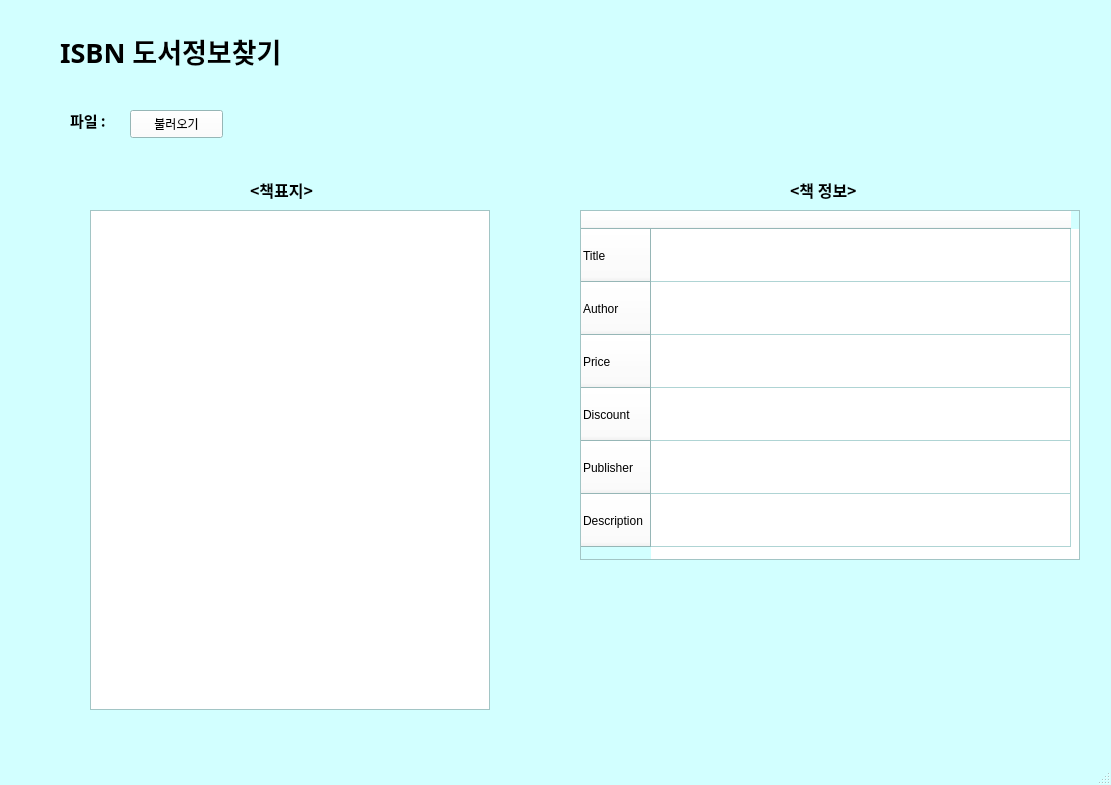
<?xml version="1.0" encoding="UTF-8"?>
<ui version="4.0">
 <class>MainWindow</class>
 <widget class="QMainWindow" name="MainWindow">
  <property name="geometry">
   <rect>
    <x>0</x>
    <y>0</y>
    <width>1111</width>
    <height>785</height>
   </rect>
  </property>
  <property name="palette">
   <palette>
    <active>
     <colorrole role="Button">
      <brush brushstyle="SolidPattern">
       <color alpha="255">
        <red>255</red>
        <green>255</green>
        <blue>255</blue>
       </color>
      </brush>
     </colorrole>
     <colorrole role="Base">
      <brush brushstyle="SolidPattern">
       <color alpha="255">
        <red>255</red>
        <green>255</green>
        <blue>255</blue>
       </color>
      </brush>
     </colorrole>
     <colorrole role="Window">
      <brush brushstyle="SolidPattern">
       <color alpha="255">
        <red>210</red>
        <green>255</green>
        <blue>255</blue>
       </color>
      </brush>
     </colorrole>
    </active>
    <inactive>
     <colorrole role="Button">
      <brush brushstyle="SolidPattern">
       <color alpha="255">
        <red>255</red>
        <green>255</green>
        <blue>255</blue>
       </color>
      </brush>
     </colorrole>
     <colorrole role="Base">
      <brush brushstyle="SolidPattern">
       <color alpha="255">
        <red>255</red>
        <green>255</green>
        <blue>255</blue>
       </color>
      </brush>
     </colorrole>
     <colorrole role="Window">
      <brush brushstyle="SolidPattern">
       <color alpha="255">
        <red>210</red>
        <green>255</green>
        <blue>255</blue>
       </color>
      </brush>
     </colorrole>
    </inactive>
    <disabled>
     <colorrole role="Button">
      <brush brushstyle="SolidPattern">
       <color alpha="255">
        <red>255</red>
        <green>255</green>
        <blue>255</blue>
       </color>
      </brush>
     </colorrole>
     <colorrole role="Base">
      <brush brushstyle="SolidPattern">
       <color alpha="255">
        <red>210</red>
        <green>255</green>
        <blue>255</blue>
       </color>
      </brush>
     </colorrole>
     <colorrole role="Window">
      <brush brushstyle="SolidPattern">
       <color alpha="255">
        <red>210</red>
        <green>255</green>
        <blue>255</blue>
       </color>
      </brush>
     </colorrole>
    </disabled>
   </palette>
  </property>
  <property name="windowTitle">
   <string>ISBN 도서정보찾기</string>
  </property>
  <property name="autoFillBackground">
   <bool>false</bool>
  </property>
  <widget class="QWidget" name="centralwidget">
   <widget class="QLabel" name="label">
    <property name="geometry">
     <rect>
      <x>60</x>
      <y>30</y>
      <width>271</width>
      <height>41</height>
     </rect>
    </property>
    <property name="font">
     <font>
      <family>서울남산체 M</family>
      <pointsize>20</pointsize>
      <weight>75</weight>
      <bold>true</bold>
     </font>
    </property>
    <property name="text">
     <string>ISBN 도서정보찾기</string>
    </property>
   </widget>
   <widget class="QLabel" name="label_2">
    <property name="geometry">
     <rect>
      <x>70</x>
      <y>110</y>
      <width>64</width>
      <height>21</height>
     </rect>
    </property>
    <property name="font">
     <font>
      <family>함초롬돋움</family>
      <pointsize>11</pointsize>
      <weight>75</weight>
      <bold>true</bold>
     </font>
    </property>
    <property name="text">
     <string>파일 : </string>
    </property>
   </widget>
   <widget class="QPushButton" name="pushButton">
    <property name="geometry">
     <rect>
      <x>130</x>
      <y>110</y>
      <width>93</width>
      <height>28</height>
     </rect>
    </property>
    <property name="text">
     <string>불러오기</string>
    </property>
   </widget>
   <widget class="QTableWidget" name="tableWidget">
    <property name="geometry">
     <rect>
      <x>580</x>
      <y>210</y>
      <width>500</width>
      <height>350</height>
     </rect>
    </property>
    <property name="autoFillBackground">
     <bool>false</bool>
    </property>
    <attribute name="horizontalHeaderDefaultSectionSize">
     <number>420</number>
    </attribute>
    <attribute name="verticalHeaderDefaultSectionSize">
     <number>53</number>
    </attribute>
    <row>
     <property name="text">
      <string>Title</string>
     </property>
    </row>
    <row>
     <property name="text">
      <string>Author</string>
     </property>
    </row>
    <row>
     <property name="text">
      <string>Price</string>
     </property>
    </row>
    <row>
     <property name="text">
      <string>Discount</string>
     </property>
    </row>
    <row>
     <property name="text">
      <string>Publisher</string>
     </property>
    </row>
    <row>
     <property name="text">
      <string>Description</string>
     </property>
    </row>
    <column>
     <property name="text">
      <string/>
     </property>
    </column>
   </widget>
   <widget class="QLabel" name="label_3">
    <property name="geometry">
     <rect>
      <x>250</x>
      <y>170</y>
      <width>131</width>
      <height>41</height>
     </rect>
    </property>
    <property name="font">
     <font>
      <family>함초롬돋움</family>
      <pointsize>12</pointsize>
      <weight>75</weight>
      <bold>true</bold>
     </font>
    </property>
    <property name="text">
     <string>&lt;책표지&gt;</string>
    </property>
   </widget>
   <widget class="QLabel" name="label_4">
    <property name="geometry">
     <rect>
      <x>790</x>
      <y>170</y>
      <width>131</width>
      <height>41</height>
     </rect>
    </property>
    <property name="font">
     <font>
      <family>함초롬돋움</family>
      <pointsize>12</pointsize>
      <weight>75</weight>
      <bold>true</bold>
     </font>
    </property>
    <property name="text">
     <string>&lt;책 정보&gt;</string>
    </property>
   </widget>
   <widget class="QGraphicsView" name="graphicsView">
    <property name="geometry">
     <rect>
      <x>90</x>
      <y>210</y>
      <width>400</width>
      <height>500</height>
     </rect>
    </property>
   </widget>
  </widget>
  <widget class="QMenuBar" name="menubar">
   <property name="geometry">
    <rect>
     <x>0</x>
     <y>0</y>
     <width>1111</width>
     <height>26</height>
    </rect>
   </property>
  </widget>
  <widget class="QStatusBar" name="statusbar"/>
 </widget>
 <resources/>
 <connections/>
</ui>
